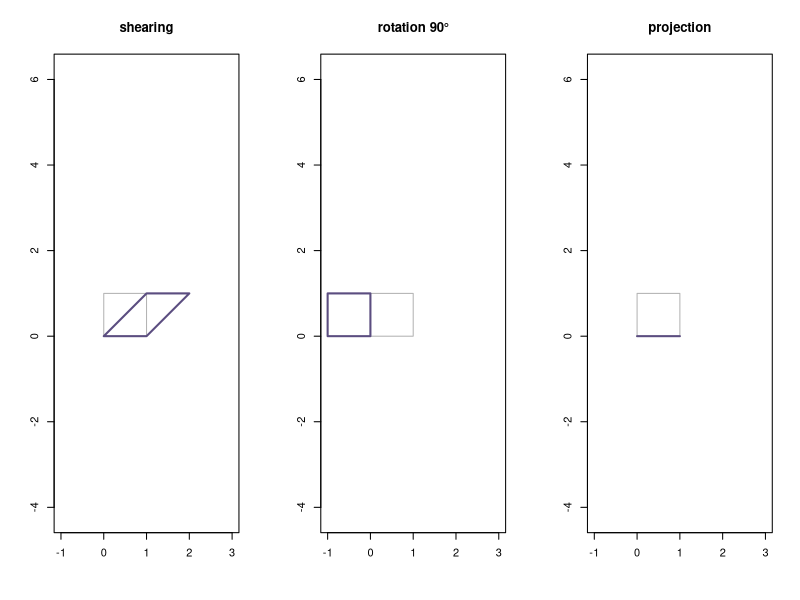

R code for this plot:
## ---- chunk 1
square <- cbind(c(0,0), c(1,0), c(1,1), c(0,1), c(0,0))  # 닫힌 사각형

draw <- function(A, title) {
  out <- A %*% square
  plot(t(square), type = "l", asp = 1, col = "grey70",
       xlim = c(-1, 3), ylim = c(-1, 3), xlab = "", ylab = "", main = title)
  lines(t(out), col = "#5B4D80", lwd = 2)
}

par(mfrow = c(1, 3))
draw(matrix(c(1, 0, 1, 1), 2), "shearing")
draw(matrix(c(0, 1, -1, 0), 2), "rotation 90°")
draw(matrix(c(1, 0, 0, 0), 2), "projection")
